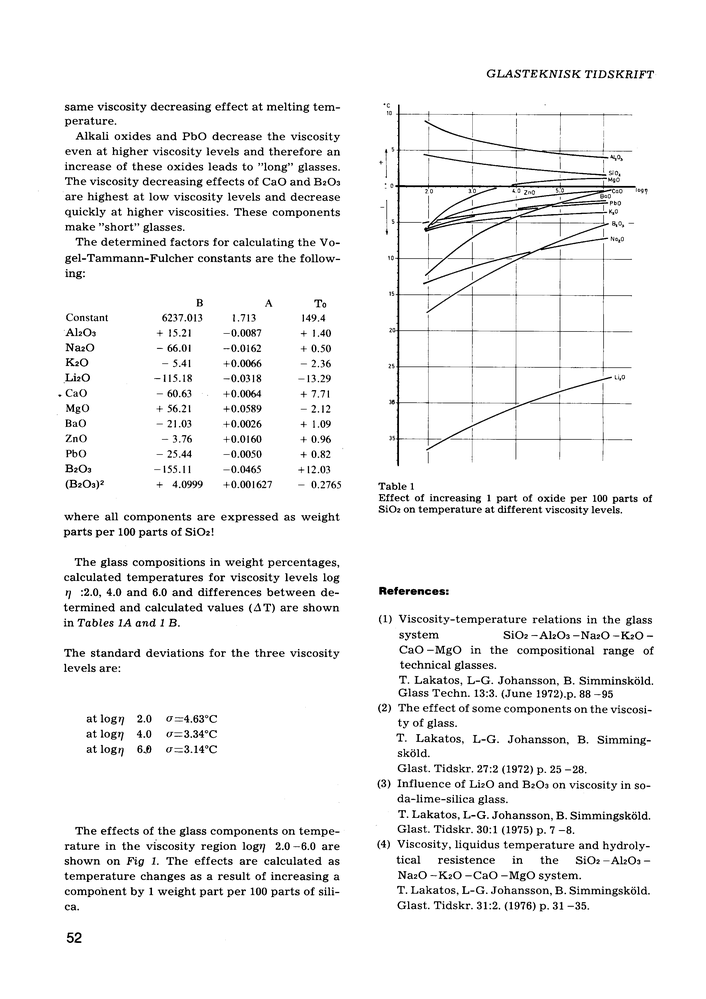
#> input picture shared/sources/lakatos/page_002_full.png, 706 x 999 px, shrunk from 2481 x 3508 before the run
$ python -i graphics_extractor.py   (imports and definitions only)
#> lines starting #> are read from the running program, lines starting #| are printed output that depends on the picture; after the words box and inside, x2 and y2 are one past the last pixel; in counts of white or black regions, pixels touching at a corner belong together
#> further down, picture is the input picture: PIL image 706x999 RGB; min 0, max 255, mean 242
"""
Graphics extraction from document images
"""

import json
import logging
from pathlib import Path
from typing import List, Tuple, Dict, Any
from datetime import datetime
import cv2
import numpy as np
from PIL import Image

logger = logging.getLogger(__name__)


class GraphicsExtractor:
    """Extract graphics, charts, and diagrams from document images"""

    def __init__(self, graphics_dir: Path = None, min_size: int = 100, edge_density_threshold: float = 0.1, min_size_percent: float = None):
        """
        Initialize graphics extractor

        Args:
            graphics_dir: Directory to save extracted graphics
            min_size: Minimum width/height for a region to be considered (default: 100)
            edge_density_threshold: Minimum edge density to classify as graphic (default: 0.1)
            min_size_percent: Minimum size as percentage of page (e.g., 0.1 for 10%)
        """
        self.graphics_dir = Path(graphics_dir) if graphics_dir else Path('/tmp/graphics')
        self.min_size = min_size
        self.min_size_percent = min_size_percent
        self.edge_density_threshold = edge_density_threshold
        self.graphics_dir.mkdir(parents=True, exist_ok=True)
        logger.info(f"Graphics extractor initialized: {self.graphics_dir}")

    def detect_graphics(self, image: Image.Image, min_size_percent: float = None) -> List[Dict]:
        """
        Detect graphics regions without saving

        Args:
            image: PIL Image to process
            min_size_percent: Minimum size as percentage of page (overrides init value)

        Returns:
            List of regions with bbox coordinates
        """
        img_array = np.array(image.convert('RGB'))
        gray = cv2.cvtColor(img_array, cv2.COLOR_RGB2GRAY)

        page_h, page_w = gray.shape
#> page_h = 999; page_w = 706
        min_percent = min_size_percent or self.min_size_percent or 0.1
        min_graphic_w = int(page_w * min_percent)
#> min_graphic_w = 70
        min_graphic_h = int(page_h * min_percent)
#> min_graphic_h = 99

        edges = cv2.Canny(gray, 50, 150)
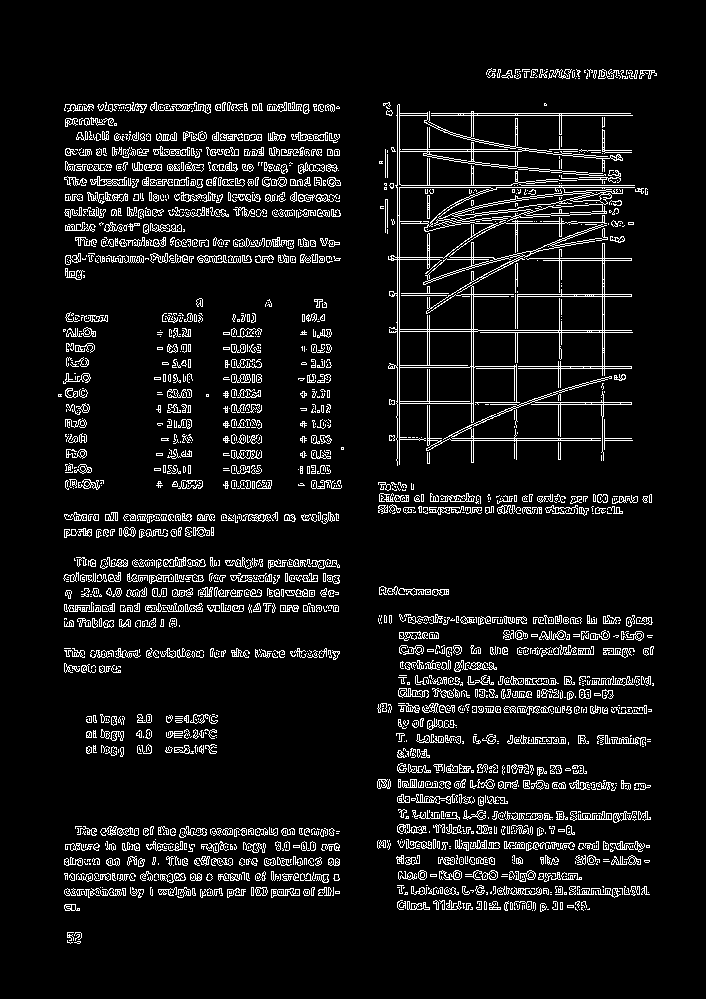
#> edges: shape (999, 706); 7.8% white in thin lines or dots, all inside (x1, y1, x2, y2) = (58, 68, 657, 944)
        contours, _ = cv2.findContours(edges, cv2.RETR_EXTERNAL, cv2.CHAIN_APPROX_SIMPLE)
#> contours = 1789 contours, 1313 with area under 20; largest, box (x1, y1, x2, y2) and area: (388, 104, 635, 466) 25856, (426, 376, 632, 463) 920, (90, 176, 127, 186) 182, (398, 688, 429, 698) 150, (298, 162, 325, 174) 141

        regions = []
        for contour in contours:
            x, y, w, h = cv2.boundingRect(contour)

            if w >= min_graphic_w and h >= min_graphic_h:
                roi = edges[y:y+h, x:x+w]
                edge_density = np.sum(roi > 0) / (w * h)

                if edge_density > self.edge_density_threshold:
                    regions.append({'bbox': (x, y, w, h)})
#> this loop made 1789 passes
#> (x, y, w, h, edge_density) on pass 1732: (388, 104, 247, 362, 0.131)
#> (x, y, w, h) on passes 1 to 6: (74, 941, 7, 3), (67, 940, 6, 4), (75, 934, 5, 7), (74, 932, 8, 8), (67, 932, 7, 9), (532, 910, 1, 1)
#> after the loop, regions = 1 item

        return regions

    # [308 lines left out: functions save_graphic, extract_graphics, _merge_nearby_regions, _regions_are_close, is_graphic, calculate_edge_density and 1 more, not called in this run]

>>> from PIL import Image
>>> picture = Image.open('../../../shared/sources/lakatos/page_002_full.png')
>>> result = GraphicsExtractor().detect_graphics(picture)
#> result = 1 item
